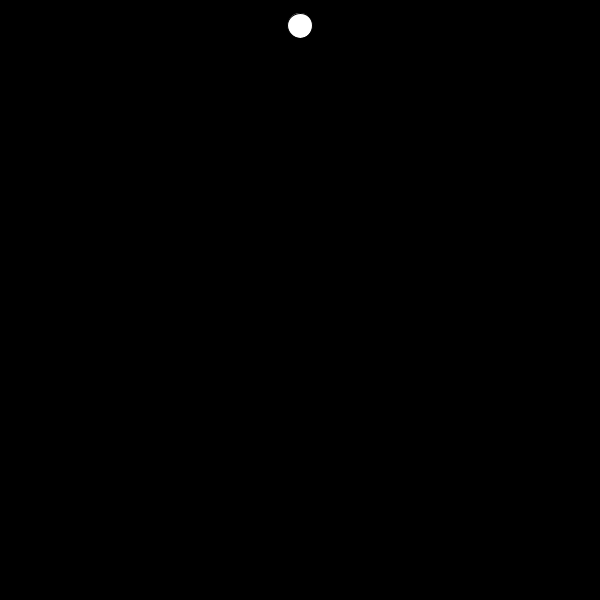
Frame 1 (no input)
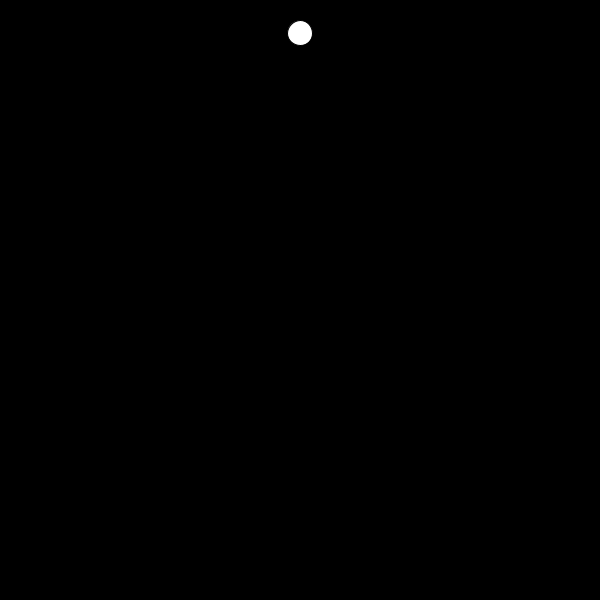
Frame 60 (the mouse pressed at the canvas centre just before this capture)
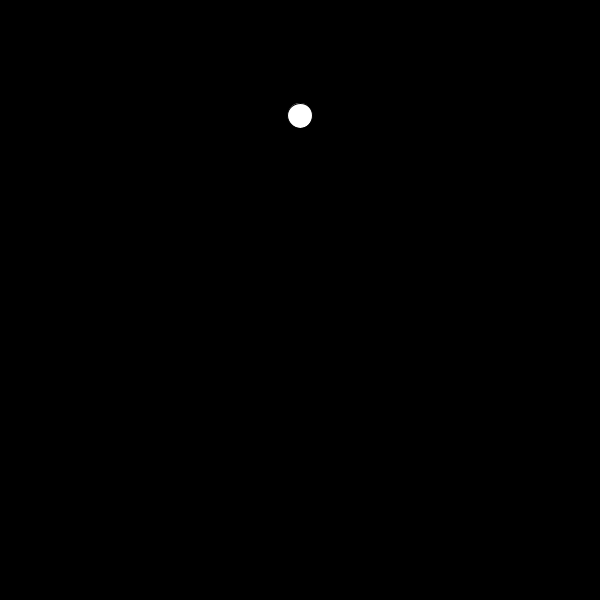
Frame 120 (the mouse held since frame 60 and released just before this capture)

The Processing sketch that drew these frames (run headless with seeded random() and noise(); from frame 60 on, the mouse is pressed at the canvas centre):

// Processing sketch: Question_1_
// ── Question_1_.pde
PVector pos, vel, accel; 

void setup() {
  size(600, 600); 

  pos = new PVector(width/2, 25); 
  vel = new PVector(0, 0.5);
  accel = new PVector(0, 0.5);

  smooth();
}

void draw() {
  background(0); 
  pos.add(vel);
  vel.add(accel);
  ellipse(pos.x, pos.y, 25, 25); 

  if (pos.y >= height) {
    pos.y = 0;
    vel.y=0;
    //accel.y=0;
    
  }
}
